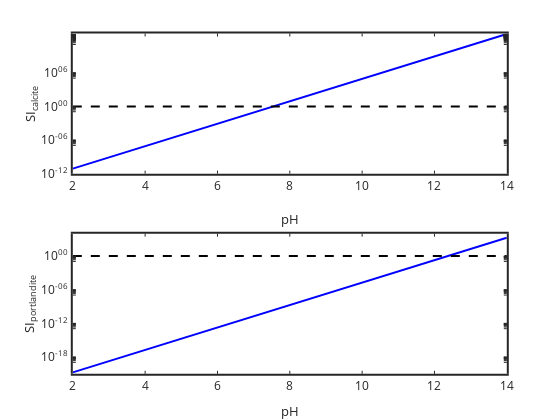

Write notebook code for a chart like this one.
### Code cell
% run without allowing precipitation just to show what the SI looks like
graphics_toolkit ("plotly");

H2CO3=KH*PCO2*ones(size(pH)); HCO3=(Ka1.*H2CO3)./H; CO3=(Ka2.*HCO3)./H; 
IAPC=Ca.*CO3; SIC=IAPC./KspC; IAPP=Ca.*((OH).^2); SIP=IAPP./KspP;

subplot(211); semilogy(pH,SIC,'b-','linewidth',2); xlabel('pH'); ylabel('SI_{calcite}'); set(gca,'linewidth',2,'fontsize',12)
hold on; plot(pH,ones(size(pH)),'k--','linewidth',2)
yticks([10^-12 10^-6 10^0 10^6]); 

subplot(212); semilogy(pH,SIP,'b-','linewidth',2); xlabel('pH'); ylabel('SI_{portlandite}'); set(gca,'linewidth',2,'fontsize',12)
hold on; plot(pH,ones(size(pH)),'k--','linewidth',2)
yticks([10^-18 10^-12 10^-6 10^0]);
